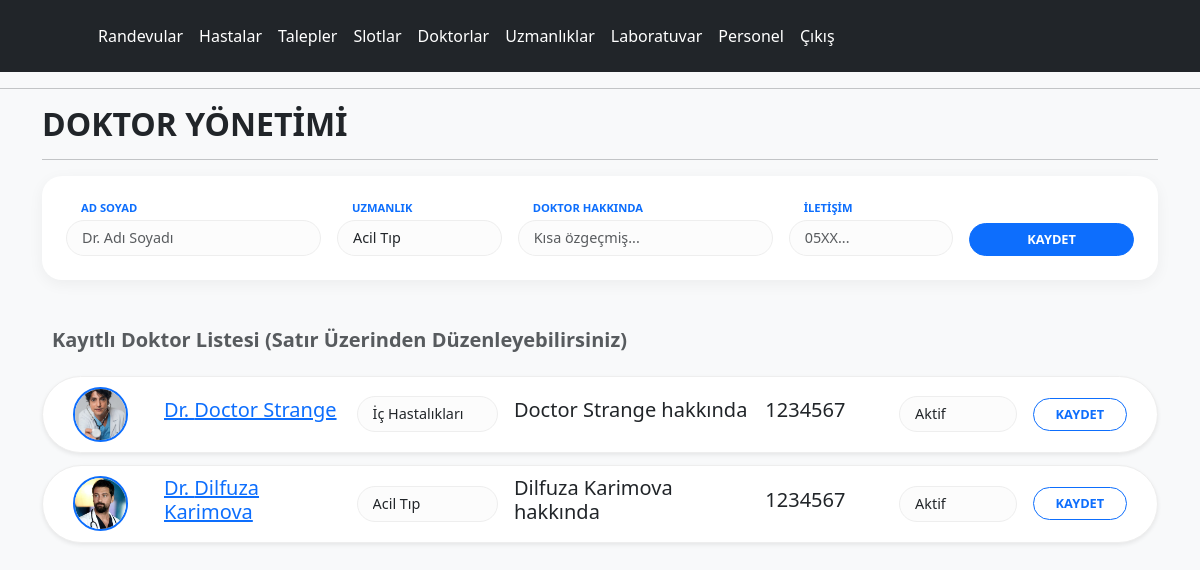
The app's page /php/panel/doktorlar.php with its own data.
### tables this page shows
CREATE TABLE IF NOT EXISTS `doctor` (  
	`id`			INT NOT NULL PRIMARY KEY AUTO_INCREMENT,  
	`name`			VARCHAR(50) NOT NULL,  
	`specialization`	INT NOT NULL,
	`description`	VARCHAR(200) NULL,
	`phone`			VARCHAR(50) NULL,
	`profilephoto`	VARCHAR(200) NULL,
	`status`		TINYINT NOT NULL,
	`createdtime`	TIMESTAMP NOT NULL DEFAULT CURRENT_TIMESTAMP(),  
	UNIQUE (`name`)  
);

### php/panel/doktorlar.php (the view, shortened to what this page needs)
<?PHP
require_once("../inc_config.php");
?>
<!doctype html>
<html lang="tr">
<head>
    <link href="https://cdn.jsdelivr.net/npm/bootstrap@5.3.3/dist/css/bootstrap.min.css" rel="stylesheet">
</head>
<body>
    <?PHP if(file_exists('inc_header.php')) { include("inc_header.php"); } ?>
    <hr>
    <div class="container mb-5">
        <h2 class="fw-bold">DOKTOR YÖNETİMİ</h2>
        <hr>
        <div class="card admin-card border-0 mb-5">
            <div class="card-body p-4">
                <form action="actions.php" method="POST" class="row g-3 align-items-end">
                    <div class="col-lg-3 col-md-6">
                        <span class="label-style">AD SOYAD</span>
                        <input type="text" name="name" class="form-control input-minimal" placeholder="Dr. Adı Soyadı" required>
                    </div>
                    <div class="col-lg-2 col-md-6">
                        <span class="label-style">UZMANLIK</span>
                        <select name="specialization" class="form-select input-minimal">
                            <?php
                            $u_s = $mysqli->query("SELECT * FROM specialization");
                            while($u = $u_s->fetch_assoc()){ echo "<option value='{$u['id']}'>{$u['specialization']}</option>"; }
                            ?>
                        </select>
                    </div>
                    <div class="col-lg-3 col-md-6">
                        <span class="label-style">DOKTOR HAKKINDA</span>
                        <input type="text" name="description" class="form-control input-minimal" placeholder="Kısa özgeçmiş...">
                    </div>
                    <div class="col-lg-2 col-md-6">
                        <span class="label-style">İLETİŞİM</span>
                        <input type="text" name="phone" class="form-control input-minimal" placeholder="05XX...">
                    </div>
                    <div class="col-lg-2 text-end">
                        <button type="submit" name="ekle" class="btn btn-primary btn-round w-100">KAYDET</button>
                    </div>
                </form>
            </div>
        </div>
        <h5 class="mb-4 text-muted fw-bold" style="margin-left: 10px;">Kayıtlı Doktor Listesi (Satır Üzerinden Düzenleyebilirsiniz)</h5>
        <?PHP
        $hastane_resimleri = [];
        if (is_dir("../Hastaneresim")) {
            $dir = opendir("../Hastaneresim");
            while (($file = readdir($dir)) !== false) {
                $ext = strtolower(pathinfo($file, PATHINFO_EXTENSION));
                if (in_array($ext, ['jpg', 'jpeg', 'png', 'webp'])) {
                    $hastane_resimleri[] = "../Hastaneresim/" . $file;
                }
            }
        }
        sort($hastane_resimleri);
        $resim_sayisi = count($hastane_resimleri);
        $sorgu = $mysqli->query("SELECT d.*, s.specialization as uzmanlik FROM doctor d LEFT JOIN specialization s ON d.specialization = s.id ORDER BY d.id DESC");
        $i = 0;
        while($row = $sorgu->fetch_assoc()){
            if (!empty($row['image']) && file_exists("../uploads/".$row['image'])) {
                $resim = "../uploads/".$row['image']."?v=".time();
            } elseif ($resim_sayisi > 0) {
                $resim = $hastane_resimleri[$i % $resim_sayisi];
            } else {
                $resim = "https://via.placeholder.com/100";
            }
            $i++;
        ?>
        <div class="doctor-row shadow-sm">
            <form action="actions.php" method="POST" class="d-flex align-items-center w-100 gap-3">
                <img src="<?=$resim;?>" class="img-circle" alt="Doktor">
                <div style="flex: 1.5;">
                    <h5><a href="doktor.php?id=<?=$row['id'];?>"><?= 'Dr. ' . $row['name']; ?></a></h5>
                </div>
                <div style="flex: 1.2;">
                    <select name="specialization" class="form-select input-minimal">
                        <?php
                        $u_s2 = $mysqli->query("SELECT * FROM specialization");
                        while($u2 = $u_s2->fetch_assoc()){
                            $sel = ($u2['id'] == $row['specialization']) ? "selected" : "";
                            echo "<option value='{$u2['id']}' $sel>{$u2['specialization']}</option>";
                        }
                        ?>
                    </select>
                </div>
                <div style="flex: 2;">
                    <h5><?=substr($row['description']??"-",0,30); ?></h5>
                </div>
                <div style="flex: 1;">
                    <h5><?=substr($row['phone']??"-",0,30); ?></h5>
                </div>
                <div style="flex: 1;">
                    <select name="status" class="form-select input-minimal">
                        <option value="1" <?= ($row['status'] == 1) ? "selected" : ""; ?>>Aktif</option>
                    </select>
                </div>
                <div style="flex: 0.8;">
                    <button type="submit" name="guncelle" class="btn btn-outline-primary btn-round w-100">KAYDET</button>
                </div>
            </form>
        </div>
        <?PHP } ?>
    </div>
</body>
</html>

### php/panel/inc_header.php
<?PHP
$yeni_mesaj = mysqli_num_rows($mysqli->query("SELECT id FROM request_answers WHERE sender='1' and status = '0'"));
?>
	<header class="p-3 text-bg-dark">
		<div class="container">
			<div class="d-flex flex-wrap align-items-center justify-content-center justify-content-lg-start">
				<a href="/" class="d-flex align-items-center mb-2 mb-lg-0 text-white text-decoration-none">
					<svg class="bi me-2" width="40" height="32" role="img" aria-label="Bootstrap">
						<use xlink:href="#bootstrap"></use></svg>
				</a>
				<ul class="nav col-12 col-lg-auto me-lg-auto mb-2 justify-content-center mb-md-0">
					<li><a href="randevular.php" class="nav-link px-2 text-white">Randevular</a></li>
					<li><a href="hastalar.php" class="nav-link px-2 text-white">Hastalar</a></li>
					<li><a href="talepler.php" class="nav-link px-2 text-white">Talepler <?php if($yeni_mesaj > 0){ echo "<span class='badge text-bg-danger'>$yeni_mesaj</span>"; } ?> </a></li>
					<li><a href="slotlar.php" class="nav-link px-2 text-white">Slotlar</a></li>
					<li><a href="doktorlar.php" class="nav-link px-2 text-white">Doktorlar</a></li>
					<li><a href="uzmanliklar.php" class="nav-link px-2 text-white">Uzmanlıklar</a></li>
					<li><a href="laboratuvar.php" class="nav-link px-2 text-white">Laboratuvar</a></li>
					<li><a href="personel.php" class="nav-link px-2 text-white">Personel</a></li>
					<li><a href="logout.php" class="nav-link px-2 text-white">Çıkış</a></li>
				</ul>
			</div>
		</div>
	</header>

### php/panel/doktorlar.php (style rules this page uses)
body { background-color: #f8f9fa; }
.doctor-row { background: white; border-radius: 100px; padding: 10px 30px; margin-bottom: 12px; display: flex; align-items: center; box-shadow: 0 2px 5px rgba(0,0,0,0.05); border: 1px solid #eee; }
.img-circle { width: 55px; height: 55px; border-radius: 50%; object-fit: cover; border: 2px solid #0d6efd; margin-right: 20px; flex-shrink: 0; }
.input-minimal { border: 1px solid #eee; background: #fcfcfc; border-radius: 30px; padding: 6px 15px; font-size: 0.9rem; }
.btn-round { border-radius: 30px; font-weight: 600; padding: 6px 20px; font-size: 0.8rem; }
.label-style { font-size: 0.7rem; font-weight: 800; color: #0d6efd; margin-left: 15px; margin-bottom: 3px; display: block; }
.admin-card { background: white; border-radius: 20px; box-shadow: 0 4px 15px rgba(0,0,0,0.05); }

### records on screen
doctor: shows a picture, name "Doctor Strange", description "Doctor Strange hakkında", phone "1234567", status "Aktif"
doctor: shows a picture, name "Dilfuza Karimova", description "Dilfuza Karimova hakkında", phone "1234567", status "Aktif"

### other values on screen
form field specialization "Acil Tıp"
form field specialization "İç Hastalıkları"
